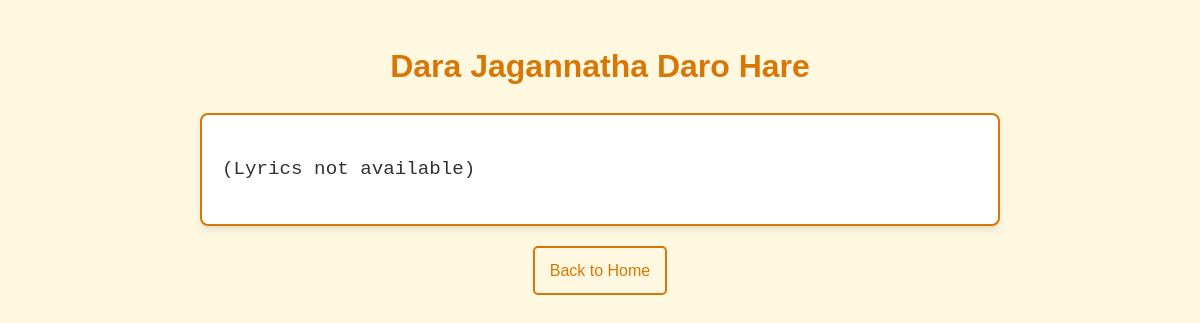
Page /song/10 on the earlier database version.
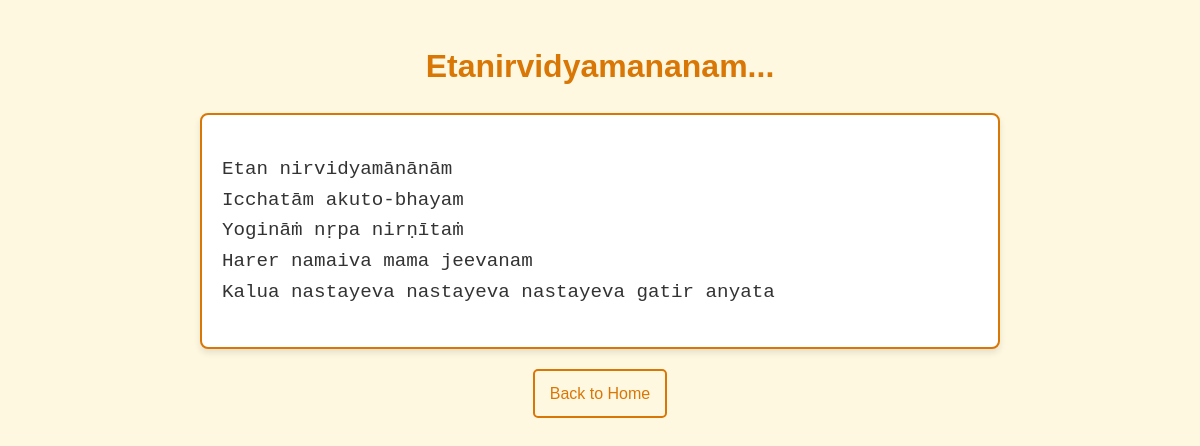
Same page on the later database version.
### tables this page shows
CREATE TABLE songs (
    id INTEGER PRIMARY KEY AUTOINCREMENT,
    title TEXT NOT NULL,
    lyrics TEXT NOT NULL
);

### app.py (the view)
@app.route('/song/<int:song_id>')
def song(song_id):
    conn = get_db_connection()
    song = conn.execute("SELECT * FROM songs WHERE id = ?", (song_id,)).fetchone()
    conn.close()
    if not song:
        return "Song not found!", 404
    return render_template('song.html', song=song)

### app.py (called while the page is built)
def get_db_connection():
    conn = sqlite3.connect('songs.db')
    conn.row_factory = sqlite3.Row
    return conn

### templates/song.html (shortened to what this page needs)
<!DOCTYPE html>
<html lang="en">
<head>
    <link rel="stylesheet" href="/static/style.css">
</head>
<body>
    <div class="container">
        <h1 class="song-title">{{ song.title }}</h1>
        <div class="lyrics-container">
            <pre class="lyrics">{{ song.lyrics }}</pre>
        </div>
        <a href="/" class="back-link">Back to Home</a>
    </div>
</body>
</html>

Differences in the rows shown:
changed songs: title "Dara Jagannatha Daro Hare" → "Etanirvidyamananam..."; lyrics "(Lyrics not available)" → "Etan nirvidyamānānām Icchatām akuto-bhayam Yogināṁ nṛpa nirṇītaṁ Harer namaiva mama jeevanam Kalua nastayeva nastayeva nastayeva gatir anyata"
